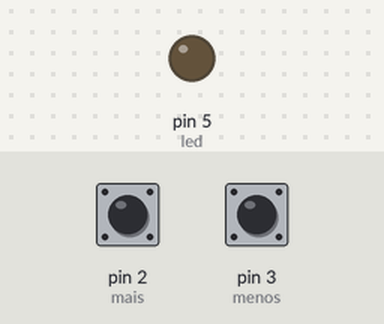
Simulated run of this sketch. Board: Arduino Uno, built with avr-gcc and run on an emulated ATmega328P. Parts: output pins drawn as LEDs (lit = HIGH). The inputs (shaded band) are chosen by the test bench; at power-on: pin 2 (mais) HIGH, pin 3 (menos) HIGH.

Above: at 1.2 s.
1.3 s: pin 2 (mais) pulled LOW for 1 s
At 3.5 s:
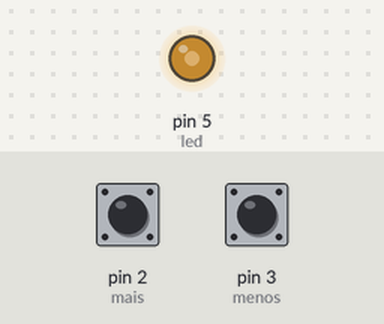
3.8 s: pin 2 (mais) pulled LOW for 0.15 s
At 4.9 s:
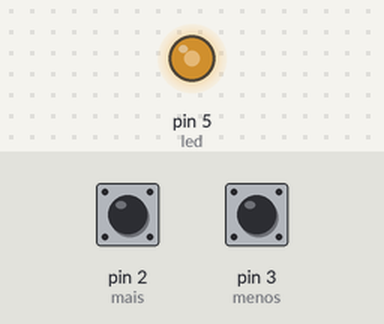
5.5 s: pin 2 (mais) pulled LOW for 3.2 s
At 6.8 s:
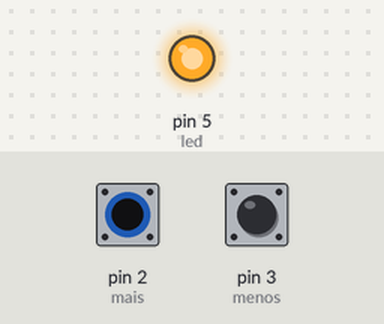
10.2 s: pin 3 (menos) pulled LOW for 3.2 s
At 10.9 s:
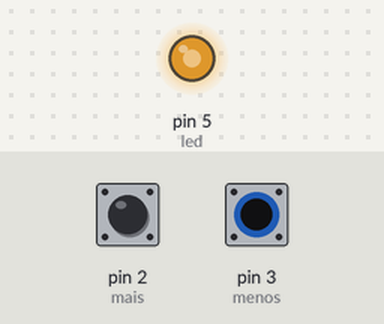
Timing chart, 0 to 13.9 s (numbered marks = the images above; inputs shaded):
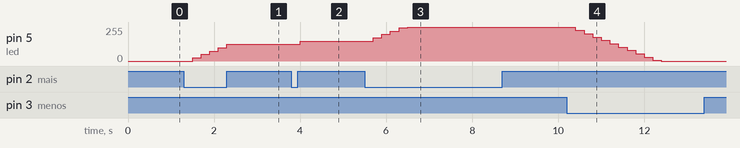

Measured:
- after the input at 1.3 s, pin 5 (led): moves from 0/255 to 125/255 over 0.80 s, starting after 0.20 s
- after the input at 3.8 s, pin 5 (led): 125/255 → 150/255 after 0.20 s
- after the input at 5.5 s, pin 5 (led): moves from 150/255 to 255/255 over 0.80 s, starting after 0.20 s
- after the input at 10.2 s, pin 5 (led): moves from 255/255 to 0/255 over 2.0 s, starting after 0.20 s

The sketch:

Controledevelocidadecombotoes.ino
```cpp
const int mais = 2;
const int menos = 3;
const int led = 5;

int velocidade = 0;

void setup() {
  pinMode(mais, INPUT_PULLUP);
  pinMode(menos, INPUT_PULLUP);
  pinMode(led, OUTPUT);
}

void loop() {
  if (digitalRead(mais) == LOW) {
    velocidade += 25;
    if (velocidade > 255) velocidade = 255;
    delay(200);
  }

  if (digitalRead(menos) == LOW) {
    velocidade -= 25;
    if (velocidade < 0) velocidade = 0;
    delay(200);
  }

  analogWrite(led, velocidade);
}
```
